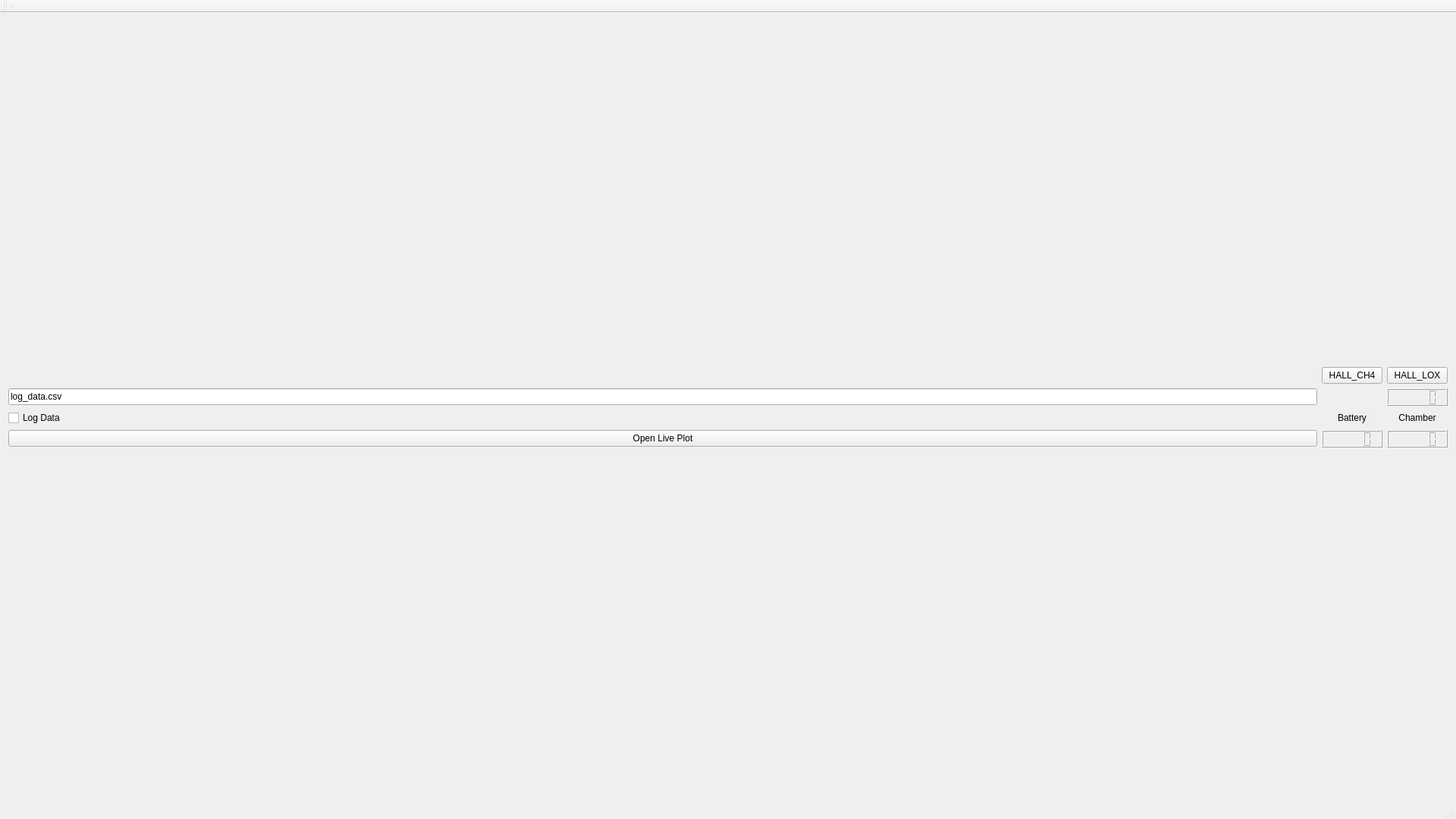
<?xml version="1.0" encoding="UTF-8"?>
<ui version="4.0">
 <class>mainwindow</class>
 <widget class="QMainWindow" name="mainwindow">
  <property name="geometry">
   <rect>
    <x>0</x>
    <y>0</y>
    <width>1920</width>
    <height>1080</height>
   </rect>
  </property>
  <property name="windowTitle">
   <string>Lady Elizabeth Control Software</string>
  </property>
  <widget class="QWidget" name="centralWidget">
   <layout class="QGridLayout" name="gridLayout">
    <item row="0" column="0">
     <layout class="QGridLayout" name="gridLayout_2">
      <property name="sizeConstraint">
       <enum>QLayout::SetMaximumSize</enum>
      </property>
      <item row="4" column="2">
       <widget class="QLCDNumber" name="chamberLCD"/>
      </item>
      <item row="4" column="0">
       <widget class="QPushButton" name="livePlotButton">
        <property name="text">
         <string>Open Live Plot</string>
        </property>
       </widget>
      </item>
      <item row="0" column="0">
       <layout class="QHBoxLayout" name="data">
        <property name="spacing">
         <number>5</number>
        </property>
        <property name="sizeConstraint">
         <enum>QLayout::SetNoConstraint</enum>
        </property>
        <property name="leftMargin">
         <number>5</number>
        </property>
        <property name="rightMargin">
         <number>5</number>
        </property>
       </layout>
      </item>
      <item row="1" column="0">
       <widget class="QLineEdit" name="logFileNameBox">
        <property name="text">
         <string>log_data.csv</string>
        </property>
       </widget>
      </item>
      <item row="3" column="0">
       <widget class="QCheckBox" name="logDataCheckbox">
        <property name="text">
         <string>Log Data</string>
        </property>
       </widget>
      </item>
      <item row="3" column="2">
       <widget class="QLabel" name="chamberLabel">
        <property name="text">
         <string>Chamber</string>
        </property>
        <property name="alignment">
         <set>Qt::AlignCenter</set>
        </property>
       </widget>
      </item>
      <item row="1" column="2">
       <widget class="QLCDNumber" name="tcLCD"/>
      </item>
      <item row="4" column="1">
       <widget class="QLCDNumber" name="batteryLCD"/>
      </item>
      <item row="3" column="1">
       <widget class="QLabel" name="batteryLabel">
        <property name="text">
         <string>Battery</string>
        </property>
        <property name="alignment">
         <set>Qt::AlignCenter</set>
        </property>
       </widget>
      </item>
      <item row="0" column="1">
	   <widget class="QPushButton" name="HALL_CH4">
        <property name="text">
         <string>HALL_CH4</string>
        </property>
       </widget>
      </item>
      <item row="0" column="2">
       <widget class="QPushButton" name="HALL_LOX">
        <property name="text">
         <string>HALL_LOX</string>
        </property>
       </widget>
      </item>
     </layout>
    </item>
   </layout>
  </widget>
  <widget class="QToolBar" name="mainToolBar">
   <attribute name="toolBarArea">
    <enum>TopToolBarArea</enum>
   </attribute>
   <attribute name="toolBarBreak">
    <bool>false</bool>
   </attribute>
   <addaction name="separator"/>
  </widget>
  <widget class="QStatusBar" name="statusBar"/>
  <action name="actionExit">
   <property name="text">
    <string>&amp;Exit</string>
   </property>
  </action>
  <action name="actionAbout">
   <property name="text">
    <string>&amp;About</string>
   </property>
  </action>
  <action name="actionFullscreen">
   <property name="text">
    <string>Fullscreen</string>
   </property>
  </action>
  <action name="actionMinimize">
   <property name="text">
    <string>Minimize</string>
   </property>
  </action>
  <action name="actionWhats_New">
   <property name="text">
    <string>Whats New?</string>
   </property>
  </action>
 </widget>
 <layoutdefault spacing="6" margin="11"/>
 <resources/>
 <connections>
  <connection>
   <sender>actionExit</sender>
   <signal>triggered()</signal>
   <receiver>mainwindow</receiver>
   <slot>close()</slot>
   <hints>
    <hint type="sourcelabel">
     <x>-1</x>
     <y>-1</y>
    </hint>
    <hint type="destinationlabel">
     <x>639</x>
     <y>359</y>
    </hint>
   </hints>
  </connection>
  <connection>
   <sender>actionFullscreen</sender>
   <signal>triggered()</signal>
   <receiver>mainwindow</receiver>
   <slot>showFullScreen()</slot>
   <hints>
    <hint type="sourcelabel">
     <x>-1</x>
     <y>-1</y>
    </hint>
    <hint type="destinationlabel">
     <x>639</x>
     <y>359</y>
    </hint>
   </hints>
  </connection>
  <connection>
   <sender>actionMinimize</sender>
   <signal>triggered()</signal>
   <receiver>mainwindow</receiver>
   <slot>hide()</slot>
   <hints>
    <hint type="sourcelabel">
     <x>-1</x>
     <y>-1</y>
    </hint>
    <hint type="destinationlabel">
     <x>639</x>
     <y>359</y>
    </hint>
   </hints>
  </connection>
 </connections>
</ui>
